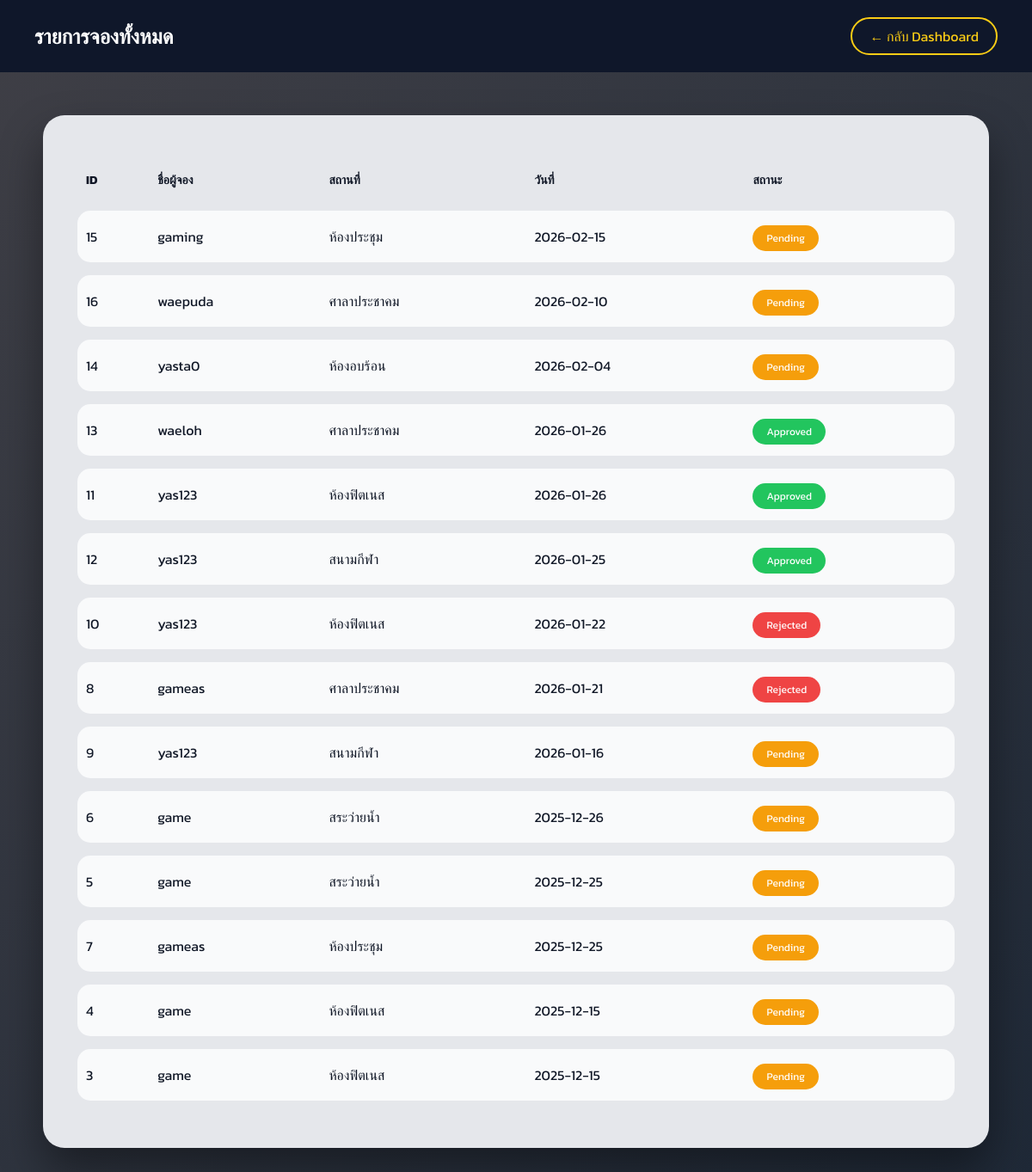
The page /admin/admin_bookings.php on the database as committed earlier.
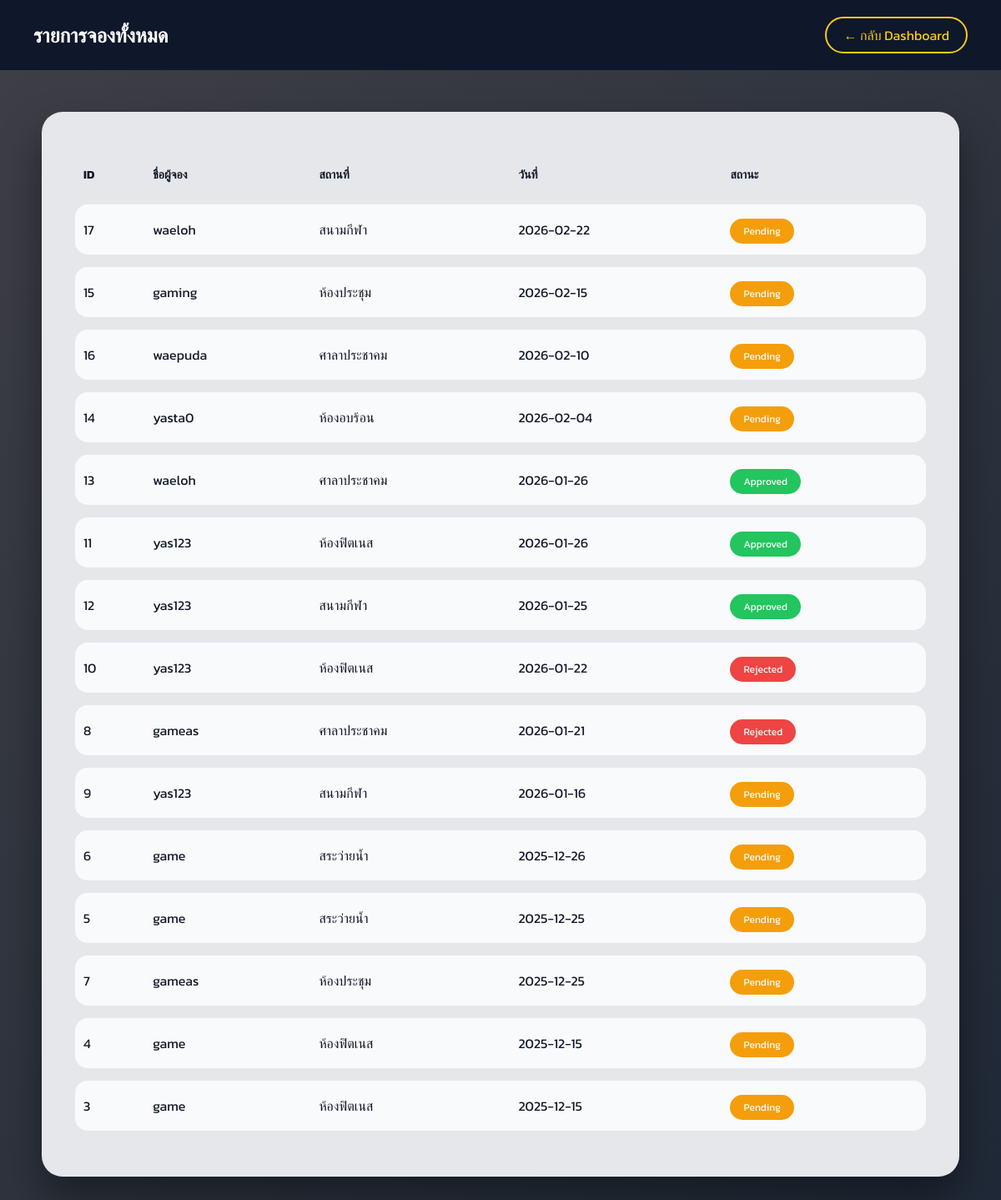
The same page on the database as committed later.
### tables this page shows
CREATE TABLE `bookings` (
  `id` int(11) NOT NULL,
  `user_id` int(11) DEFAULT NULL,
  `place_id` int(11) DEFAULT NULL,
  `booking_date` date DEFAULT NULL,
  `start_time` time DEFAULT NULL,
  `end_time` time DEFAULT NULL,
  `STATUS` enum('pending','approved','rejected') DEFAULT 'pending',
  `note` text DEFAULT NULL
);

CREATE TABLE `users` (
  `id` int(11) NOT NULL,
  `username` varchar(50) DEFAULT NULL,
  `PASSWORD` varchar(255) DEFAULT NULL,
  `role` enum('admin','user') DEFAULT 'user'
);

CREATE TABLE `places` (
  `id` int(11) NOT NULL,
  `place_name` varchar(100) DEFAULT NULL,
  `description` text DEFAULT NULL
);

### admin/admin_bookings.php (the view, shortened to what this page needs)
<?php
require '../db.php';
$sql = "
SELECT
    b.id,
    u.username AS user_name,
    p.place_name,
    b.booking_date,
    b.start_time,
    b.end_time,
    b.status
FROM bookings b
JOIN users u ON b.user_id = u.id
JOIN places p ON b.place_id = p.id
ORDER BY b.booking_date DESC
";
$stmt = $pdo->prepare($sql);
$stmt->execute();
?>
<!DOCTYPE html>
<html lang="th">
<head>
<link rel="stylesheet" href="admin_bookings.css">
</head>
<body>
<div class="topbar">
    <div class="topbar-content">
        <h1>รายการจองทั้งหมด</h1>
        <a href="dashboard.php" class="back-btn">← กลับ Dashboard</a>
    </div>
</div>
<div class="container">
    <div class="table-box">
        <table class="booking-table">
            <thead>
                <tr>
                    <th>ID</th>
                    <th>ชื่อผู้จอง</th>
                    <th>สถานที่</th>
                    <th>วันที่</th>
                    <th>สถานะ</th>
                </tr>
            </thead>
            <tbody>
            <?php if($stmt->rowCount() > 0): ?>
                <?php while($row = $stmt->fetch(PDO::FETCH_ASSOC)): ?>
                <tr>
                   <td><?= $row['id'] ?></td>
                   <td><?= htmlspecialchars($row['user_name']) ?></td>
                   <td><?= htmlspecialchars($row['place_name']) ?></td>
                   <td><?= $row['booking_date'] ?></td>
                   <td>
                        <?php
                        $status = $row['status'];
                        $class = '';
                        if($status == 'pending') $class = 'pending';
                        elseif($status == 'approved') $class = 'approved';
                        elseif($status == 'rejected') $class = 'rejected';
                        ?>
                        <span class="status <?= $class ?>">
                            <?= ucfirst($status) ?>
                        </span>
                   </td>
                </tr>
                <?php endwhile; ?>
            <?php else: ?>
                <tr>
                    <td colspan="5" class="empty">ไม่มีข้อมูลการจอง</td>
                </tr>
            <?php endif; ?>
            </tbody>
        </table>
    </div>
</div>
</body>
</html>

Rows that differ between the two databases and show on the page:
added bookings: id "17", user.username "waeloh", place.place_name "สนามกีฬา", booking_date "2026-02-22", STATUS "Pending"
